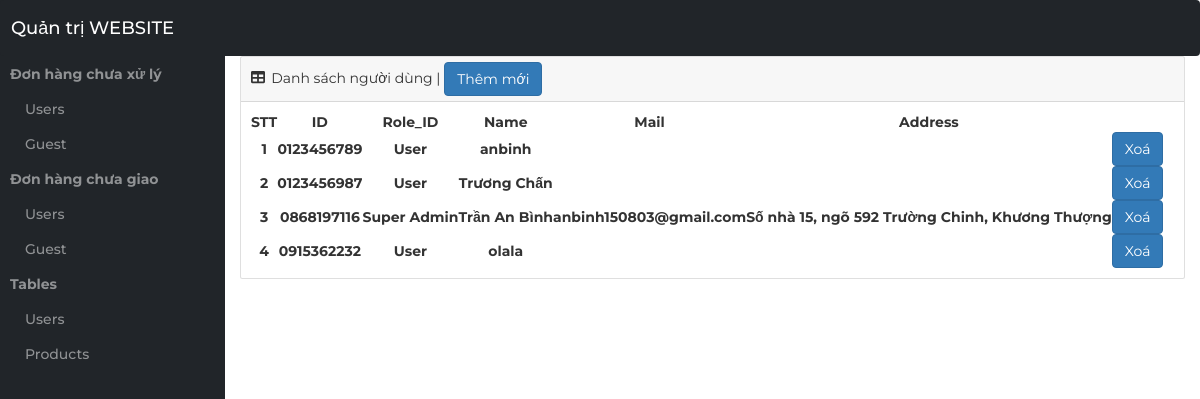
Screenshot of /Admin/index.php?nav=usr with the database file from the repository.
### tables this page shows
CREATE TABLE `usr` (
  `id` varchar(12) NOT NULL,
  `role_id` int(11) NOT NULL,
  `PASSWORD` varchar(100) NOT NULL,
  `name` varchar(100) NOT NULL,
  `mail` varchar(100) DEFAULT NULL,
  `address` varchar(200) DEFAULT NULL,
  `is_deleted` tinyint(4) NOT NULL DEFAULT 0
);

### Admin/layout/user.php (the view, shortened to what this page needs)
<div class="container-fluid px-4">
    <div class="card mb-4">
      <div class="card-header">
        <i class="fas fa-table me-1"></i>
          Danh sách người dùng |
        <a href="#adduser" data-toggle="modal" class="adduser"><button class="btn btn-primary">Thêm mới </button></a>
      </div>
      <div class="card-body">
        <table id="datatablesSimple">
          <thead>
            <tr>
              <th style="text-align: center;">STT</th>
              <th style="text-align: center;">ID</th>
              <th style="text-align: center;">Role_ID</th>
              <th style="text-align: center;">Name</th>
              <th style="text-align: center;">Mail</th>
              <th style="text-align: center;">Address</th>
              <th style="text-align: center;"></th>
            </tr>
          </thead>
          <tbody>
          <?php
            $query_run = mysqli_query($conn, "SELECT * FROM `usr`");
            $i = 0;
            while ($row = mysqli_fetch_array($query_run))
            {
              $i++;
          ?>
              <tr>
                <td style="text-align: center;"><?php echo $i; ?></td>
                <td style="text-align: center;"><?php echo $row['id']; ?></td>
                <td style="text-align: center;">
                <?php
                    if ($row['role_id'] == 1)
                    {
                      echo "Super Admin";
                    }
                    else if ($row['role_id'] == 2)
                    {
                      echo "Admin";
                    }
                    else
                    {
                      echo "User";
                  }
                ?>
                </td>
                <td style="text-align: center;"><?php echo $row['name']; ?></td>
                <td style="text-align: center;"><?php echo $row['mail'] ?></td>
                <td style="text-align: center;"><?php echo $row['address']; ?></td>
                <?php
                  if ($_SESSION["active"] != $row["id"])
                  {
                ?>
                    <td style="text-align: center;">
                <?php
                    if ($row['is_deleted'] == 0)
                    {
                ?>
                      <button id="<?php echo $row['id'];?>" class="btn btn-primary btn-block" onclick="updateUser(this.id, 'delete')">Xoá</button>
                <?php
                    }
                    else
                    {
                ?>
                      <button id="<?php echo $row['id'];?>" class="btn btn-primary btn-block" onclick="updateUser(this.id, 'active')">Kích hoạt</button>
                <?php
                    }
                ?>
                    </td>
               <?php
                  }
                ?>
              </tr>
            <?php
            }
            ?>
          </tbody>
        </table>
      </div>
    </div>
  </div>

### css/Style.css (style rules this page uses)
body { font-family: 'Montserrat', sans-serif; font-weight: 400; color: #333; }
a { color: #2B2D42; font-weight: 500; -webkit-transition: 0.2s color; transition: 0.2s color; }

### Admin/index.php (style rules this page uses)
* { font-family: 'Montserrat', sans-serif !important; }
.card-body { font-weight: bold; }

### rows the page displays
usr: id "0123456789", shows "User", name "anbinh"
usr: id "0123456987", shows "User", name "Trương Chấn"
usr: id "0868197116", shows "Super Admin", name "Trần An Bình", mail "anbinh150803@gmail.com", address "Số nhà 15, ngõ 592 Trường Chinh, Khương Thượng"
usr: id "0915362232", shows "User", name "olala"
